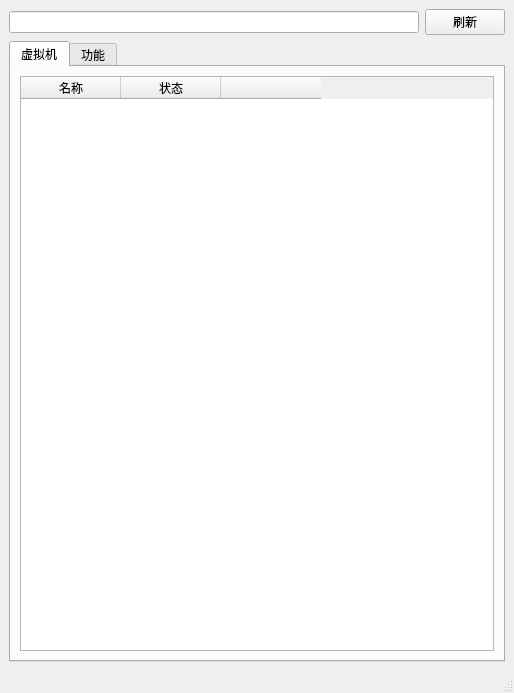
<?xml version="1.0" encoding="UTF-8"?>
<ui version="4.0">
 <class>MainWindow</class>
 <widget class="QMainWindow" name="MainWindow">
  <property name="geometry">
   <rect>
    <x>0</x>
    <y>0</y>
    <width>514</width>
    <height>693</height>
   </rect>
  </property>
  <property name="windowTitle">
   <string>HyperV_controller</string>
  </property>
  <widget class="QWidget" name="centralwidget">
   <layout class="QGridLayout" name="gridLayout">
    <item row="0" column="1">
     <widget class="QPushButton" name="pushButton">
      <property name="cursor">
       <cursorShape>PointingHandCursor</cursorShape>
      </property>
      <property name="text">
       <string>刷新</string>
      </property>
     </widget>
    </item>
    <item row="1" column="0" colspan="2">
     <widget class="QTabWidget" name="tabWidget">
      <property name="styleSheet">
       <string notr="true"/>
      </property>
      <property name="currentIndex">
       <number>0</number>
      </property>
      <widget class="QWidget" name="tab">
       <attribute name="title">
        <string>虚拟机</string>
       </attribute>
       <layout class="QGridLayout" name="gridLayout_2">
        <item row="0" column="0">
         <widget class="QTableWidget" name="tableWidget">
          <property name="styleSheet">
           <string notr="true"/>
          </property>
          <attribute name="horizontalHeaderCascadingSectionResizes">
           <bool>false</bool>
          </attribute>
          <attribute name="verticalHeaderVisible">
           <bool>false</bool>
          </attribute>
          <column>
           <property name="text">
            <string>名称</string>
           </property>
          </column>
          <column>
           <property name="text">
            <string>状态</string>
           </property>
          </column>
          <column>
           <property name="text">
            <string/>
           </property>
          </column>
         </widget>
        </item>
       </layout>
      </widget>
      <widget class="QWidget" name="tab_2">
       <attribute name="title">
        <string>功能</string>
       </attribute>
       <layout class="QGridLayout" name="gridLayout_3">
        <item row="0" column="0">
         <widget class="QTableWidget" name="tableWidget_2"/>
        </item>
       </layout>
      </widget>
     </widget>
    </item>
    <item row="0" column="0">
     <widget class="QLineEdit" name="lineEdit">
      <property name="readOnly">
       <bool>true</bool>
      </property>
     </widget>
    </item>
   </layout>
  </widget>
  <widget class="QMenuBar" name="menubar">
   <property name="geometry">
    <rect>
     <x>0</x>
     <y>0</y>
     <width>514</width>
     <height>22</height>
    </rect>
   </property>
  </widget>
  <widget class="QStatusBar" name="statusbar"/>
 </widget>
 <resources/>
 <connections/>
</ui>
